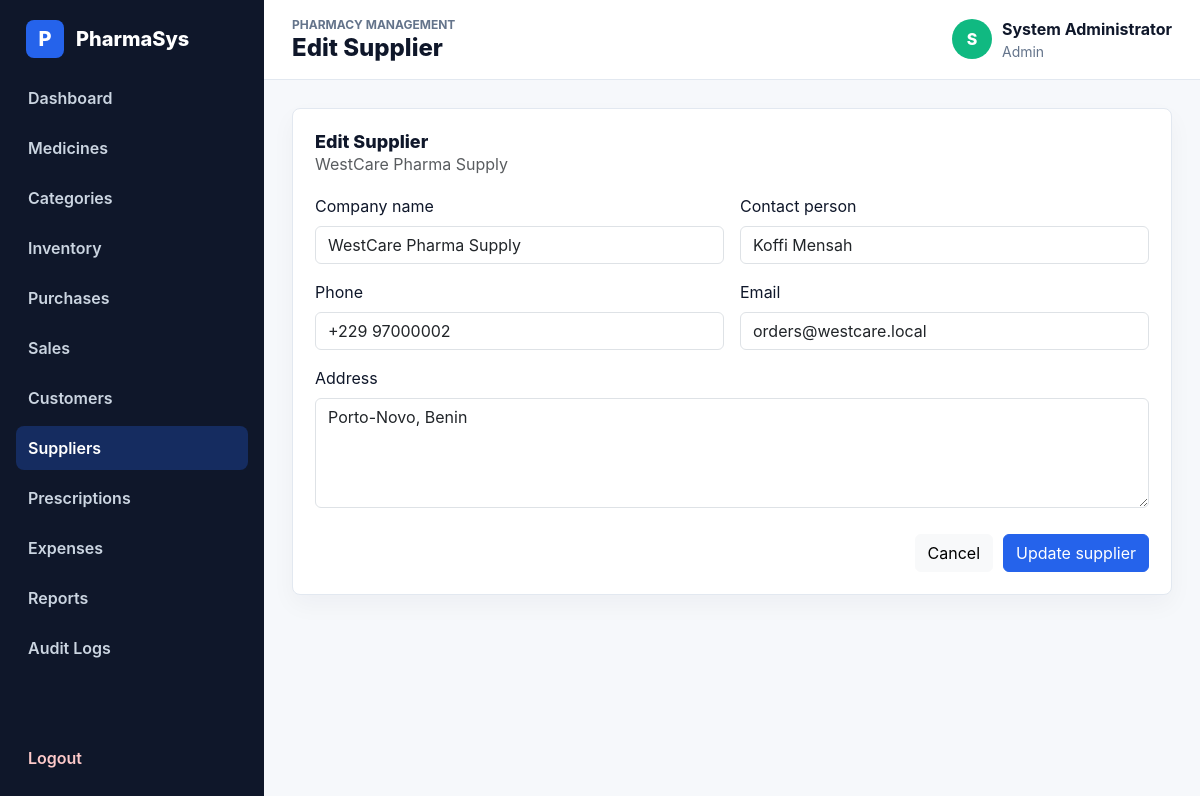
Page /modules/suppliers/edit.php?id=2 (signed in) on the committed database.
### tables this page shows
CREATE TABLE suppliers (
    id INT AUTO_INCREMENT PRIMARY KEY,
    company_name VARCHAR(150) NOT NULL,
    contact_person VARCHAR(100),
    phone VARCHAR(20),
    email VARCHAR(100),
    address TEXT,
    created_at TIMESTAMP DEFAULT CURRENT_TIMESTAMP,
    INDEX idx_suppliers_company_name (company_name)
);

### config/database.php (called while the page is built)
<?php
return [
    'host' => 'localhost',
    'database' => 'pharmacy_management',
    'username' => 'root',
    'password' => '',
    'charset' => 'utf8mb4',
];

### app/Core/Database.php (called while the page is built, shortened)
<?php
final class Database
{
    private static ?PDO $connection = null;
    public static function connection(): PDO
    {
        $config = require __DIR__ . '/../../config/database.php';
        $dsn = sprintf(
            'mysql:host=%s;dbname=%s;charset=%s',
            $config['host'],
            $config['database'],
            $config['charset']
        );
        self::$connection = new PDO($dsn, $config['username'], $config['password'], [
            PDO::ATTR_ERRMODE => PDO::ERRMODE_EXCEPTION,
            PDO::ATTR_DEFAULT_FETCH_MODE => PDO::FETCH_ASSOC,
            PDO::ATTR_EMULATE_PREPARES => false,
        ]);
        return self::$connection;
    }
}

### app/Helpers/validation.php (called while the page is built, shortened)
<?php
function old(string $key, mixed $default = ''): mixed
{
    return $_SESSION['_old'][$key] ?? $default;
}
function e(?string $value): string
{
    return htmlspecialchars((string) $value, ENT_QUOTES, 'UTF-8');
}

### config/app.php (called while the page is built)
<?php
return [
    'name' => 'PharmaSys',
    'base_url' => '/PharmaSys',
    'timezone' => 'Africa/Porto-Novo',
    'session_name' => 'pharmasys_session',
];

### app/Helpers/url.php (called while the page is built, shortened)
<?php
function app_config(string $key, mixed $default = null): mixed
{
    static $config = null;
    if ($config === null) {
        $config = require __DIR__ . '/../../config/app.php';
    }
    return $config[$key] ?? $default;
}
function url(string $path = ''): string
{
    $baseUrl = rtrim(app_config('base_url', ''), '/');
    $path = ltrim($path, '/');
    return $path === '' ? $baseUrl : "{$baseUrl}/{$path}";
}

### modules/suppliers/_form.php (the view, shortened to what this page needs)
<?php
$supplier = $supplier ?? [];
$action = $action ?? '';
$submitLabel = $submitLabel ?? 'Save supplier';
function supplier_value(array $supplier, string $key): mixed
{
    return old($key, $supplier[$key] ?? '');
}
?>
<form class="entity-form" method="post" action="<?php echo e($action); ?>" novalidate>
    <div class="form-grid">
        <div>
            <label class="form-label" for="company_name">Company name</label>
            <input class="form-control" id="company_name" name="company_name" value="<?php echo e(supplier_value($supplier, 'company_name')); ?>" required>
        </div>
        <div>
            <label class="form-label" for="contact_person">Contact person</label>
            <input class="form-control" id="contact_person" name="contact_person" value="<?php echo e(supplier_value($supplier, 'contact_person')); ?>">
        </div>
        <div>
            <label class="form-label" for="phone">Phone</label>
            <input class="form-control" id="phone" name="phone" value="<?php echo e(supplier_value($supplier, 'phone')); ?>">
        </div>
        <div>
            <label class="form-label" for="email">Email</label>
            <input class="form-control" id="email" name="email" type="email" value="<?php echo e(supplier_value($supplier, 'email')); ?>">
        </div>
        <div class="form-grid-full">
            <label class="form-label" for="address">Address</label>
            <textarea class="form-control" id="address" name="address" rows="4"><?php echo e(supplier_value($supplier, 'address')); ?></textarea>
        </div>
    </div>
    <div class="form-actions">
        <a class="btn btn-light" href="<?php echo url('modules/suppliers/index.php'); ?>">Cancel</a>
        <button class="btn btn-primary" type="submit"><?php echo e($submitLabel); ?></button>
    </div>
</form>

### modules/suppliers/edit.php (shortened to what this page needs)
<?php
$id = (int) ($_GET['id'] ?? 0);
$statement = Database::connection()->prepare('SELECT * FROM suppliers WHERE id = :id LIMIT 1');
$statement->execute(['id' => $id]);
$supplier = $statement->fetch();
require_once __DIR__ . '/../../templates/header.php';
require_once __DIR__ . '/../../templates/sidebar.php';
?>
<main class="main-panel">
    <?php require_once __DIR__ . '/../../templates/topbar.php'; ?>
    <section class="content-area">
        <section class="panel">
            <div class="panel-header">
                <div>
                    <h2>Edit Supplier</h2>
                    <p class="text-muted mb-0"><?php echo e($supplier['company_name']); ?></p>
                </div>
            </div>
            <?php
            $action = url('modules/suppliers/update.php');
            $submitLabel = 'Update supplier';
            require __DIR__ . '/_form.php';
            ?>
        </section>
    </section>
</main>
<?php require_once __DIR__ . '/../../templates/footer.php'; ?>

### assets/css/style.css (style rules this page uses)
:root { --primary: #2563eb; --secondary: #0f172a; --success: #10b981; --warning: #f59e0b; --danger: #ef4444; --muted: #64748b; --line: #e2e8f0; --page: #f6f8fb; --panel: #ffffff; }
* { box-sizing: border-box; }
body { margin: 0; color: var(--secondary); background: var(--page); font-family: Inter, system-ui, -apple-system, BlinkMacSystemFont, "Segoe UI", sans-serif; }
a { text-decoration: none; }
.btn-primary { background: var(--primary); border-color: var(--primary); }
.main-panel { min-height: 100vh; margin-left: 264px; }
.content-area { padding: 28px; }
.stat-card, .panel, .auth-card { background: var(--panel); border: 1px solid var(--line); border-radius: 8px; box-shadow: 0 10px 25px rgba(15, 23, 42, 0.04); }
.panel { padding: 22px; }
.panel-header { display: flex; align-items: center; justify-content: space-between; gap: 16px; margin-bottom: 18px; }
.panel-header h2 { margin: 0; font-size: 18px; font-weight: 800; }
.entity-form { display: grid; gap: 20px; }
.form-grid { display: grid; grid-template-columns: repeat(2, minmax(0, 1fr)); gap: 16px; }
.form-grid-full { grid-column: 1 / -1; }
.form-actions { display: flex; justify-content: flex-end; gap: 10px; padding-top: 6px; }

### rows in the picture
suppliers: company_name "WestCare Pharma Supply", contact_person "Koffi Mensah", phone "+229 97000002", email "orders@westcare.local", address "Porto-Novo, Benin"

### other values in the picture
$item['label'] "Dashboard"
$item['label'] "Medicines"
$item['label'] "Categories"
$item['label'] "Inventory"
$item['label'] "Purchases"
$item['label'] "Sales"
$item['label'] "Customers"
$item['label'] "Suppliers"
$item['label'] "Prescriptions"
$item['label'] "Expenses"
$item['label'] "Reports"
$item['label'] "Audit Logs"
$pageTitle "Edit Supplier"
substr($user['full_name'] ?? 'U', 0, 1) "S"
$user['full_name'] "System Administrator"
